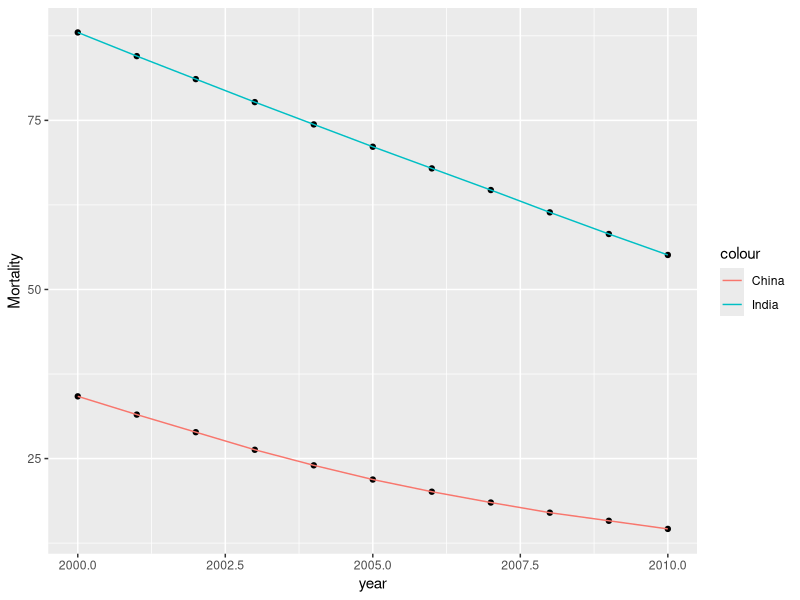
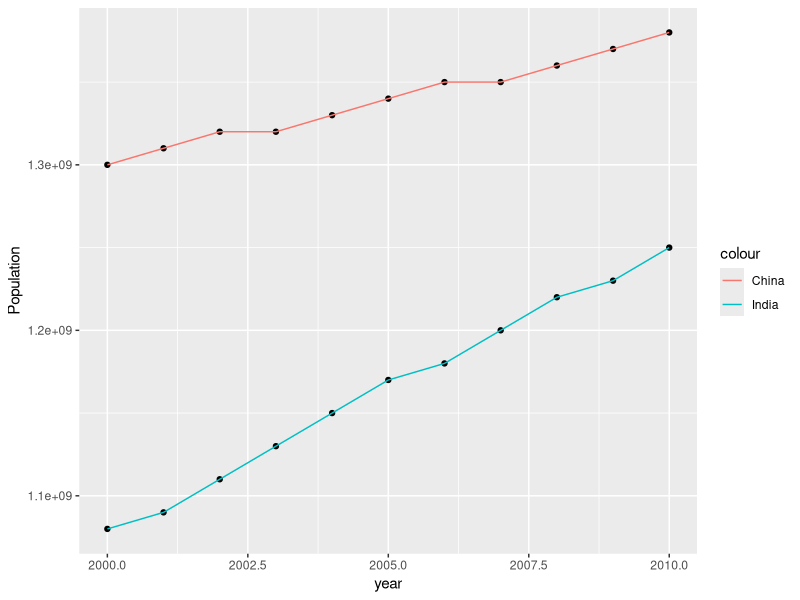

The R script that drew these images, in order:
## ---- chunk 1
library(ggplot2)
year<-c(2000,2001,2002,2003,2004,2005,2006,2007,2008,2009,2010)
China<-c(34.2,31.5,28.9,26.3,24.0,21.9,20.1,18.5,17.0,15.8,14.6)
India<-c(88.0,84.5,81.1,77.7,74.4,71.1,67.9,64.7,61.4,58.2,55.1)
dd_1<-data.frame(year=year,China=China,India=India)
ggplot(dd_1,aes(x = year,y = Mortality))+
  geom_point(aes(y = China),)+
  geom_line(aes(y = China,color="China"))+
  geom_point(aes(y = India))+
  geom_line(aes(y = India,color="India"))+
  theme(plot.title = element_text(hjust = 0.5))
## ---- chunk 2
# open Picture" Population"
year<-c(2000,2001,2002,2003,2004,2005,2006,2007,2008,2009,2010)
China<-c(1300000000,1310000000,1320000000,1320000000,1330000000,1340000000,1350000000,1350000000,1360000000,1370000000,1380000000)
India<-c(1080000000,1090000000,1110000000,1130000000,1150000000,1170000000,1180000000,1200000000,1220000000,1230000000,1250000000)
dd_2<-data.frame(year=year,China=China,India=India)
ggplot(dd_2,aes(x = year,y = Population))+
    geom_point(aes(y = China),)+
    geom_line(aes(y = China,color="China"))+
    geom_point(aes(y = India))+
    geom_line(aes(y = India,color="India"))+
 theme(plot.title = element_text(hjust = 0.5))
